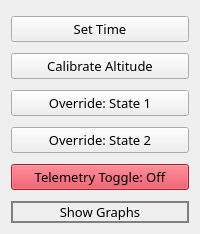
       <widget class="QWidget" name="control_container" native="true">
        <layout class="QGridLayout" name="gridLayout_4">
         <item row="0" column="0">
          <layout class="QVBoxLayout" name="control_panel" stretch="0,1,0,1,0,1,0,1,0,1,0,1">
           <item>
            <spacer name="verticalSpacer">
             <property name="orientation">
              <enum>Qt::Vertical</enum>
             </property>
             <property name="sizeType">
              <enum>QSizePolicy::Fixed</enum>
             </property>
             <property name="sizeHint" stdset="0">
              <size>
               <width>20</width>
               <height>5</height>
              </size>
             </property>
            </spacer>
           </item>
           <item>
            <widget class="QPushButton" name="set_time_button">
             <property name="sizePolicy">
              <sizepolicy hsizetype="Minimum" vsizetype="Minimum">
               <horstretch>0</horstretch>
               <verstretch>0</verstretch>
              </sizepolicy>
             </property>
             <property name="font">
              <font>
               <family>Sans Serif Collection</family>
               <pointsize>10</pointsize>
               <weight>50</weight>
               <bold>false</bold>
              </font>
             </property>
             <property name="styleSheet">
              <string notr="true"/>
             </property>
             <property name="text">
              <string>Set Time</string>
             </property>
            </widget>
           </item>
           <item>
            <spacer name="verticalSpacer_2">
             <property name="orientation">
              <enum>Qt::Vertical</enum>
             </property>
             <property name="sizeType">
              <enum>QSizePolicy::Minimum</enum>
             </property>
             <property name="sizeHint" stdset="0">
              <size>
               <width>20</width>
               <height>5</height>
              </size>
             </property>
            </spacer>
           </item>
           <item>
            <widget class="QPushButton" name="calibrate_alt_button">
             <property name="sizePolicy">
              <sizepolicy hsizetype="Minimum" vsizetype="Minimum">
               <horstretch>0</horstretch>
               <verstretch>0</verstretch>
              </sizepolicy>
             </property>
             <property name="font">
              <font>
               <family>Sans Serif Collection</family>
               <pointsize>10</pointsize>
               <weight>50</weight>
               <bold>false</bold>
              </font>
             </property>
             <property name="styleSheet">
              <string notr="true"/>
             </property>
             <property name="text">
              <string>Calibrate Altitude</string>
             </property>
            </widget>
           </item>
           <item>
            <spacer name="verticalSpacer_3">
             <property name="orientation">
              <enum>Qt::Vertical</enum>
             </property>
             <property name="sizeType">
              <enum>QSizePolicy::Fixed</enum>
             </property>
             <property name="sizeHint" stdset="0">
              <size>
               <width>20</width>
               <height>5</height>
              </size>
             </property>
            </spacer>
           </item>
           <item>
            <widget class="QPushButton" name="override_state_1_button">
             <property name="sizePolicy">
              <sizepolicy hsizetype="Minimum" vsizetype="Minimum">
               <horstretch>0</horstretch>
               <verstretch>0</verstretch>
              </sizepolicy>
             </property>
             <property name="font">
              <font>
               <family>Sans Serif Collection</family>
               <pointsize>10</pointsize>
               <weight>50</weight>
               <bold>false</bold>
              </font>
             </property>
             <property name="styleSheet">
              <string notr="true"/>
             </property>
             <property name="text">
              <string>Override: State 1</string>
             </property>
            </widget>
           </item>
           <item>
            <spacer name="verticalSpacer_4">
             <property name="orientation">
              <enum>Qt::Vertical</enum>
             </property>
             <property name="sizeType">
              <enum>QSizePolicy::Fixed</enum>
             </property>
             <property name="sizeHint" stdset="0">
              <size>
               <width>20</width>
               <height>5</height>
              </size>
             </property>
            </spacer>
           </item>
           <item>
            <widget class="QPushButton" name="override_state_2_button">
             <property name="sizePolicy">
              <sizepolicy hsizetype="Minimum" vsizetype="Minimum">
               <horstretch>0</horstretch>
               <verstretch>0</verstretch>
              </sizepolicy>
             </property>
             <property name="font">
              <font>
               <family>Sans Serif Collection</family>
               <pointsize>10</pointsize>
               <weight>50</weight>
               <bold>false</bold>
              </font>
             </property>
             <property name="styleSheet">
              <string notr="true"/>
             </property>
             <property name="text">
              <string>Override: State 2</string>
             </property>
            </widget>
           </item>
           <item>
            <spacer name="verticalSpacer_5">
             <property name="orientation">
              <enum>Qt::Vertical</enum>
             </property>
             <property name="sizeType">
              <enum>QSizePolicy::Fixed</enum>
             </property>
             <property name="sizeHint" stdset="0">
              <size>
               <width>20</width>
               <height>5</height>
              </size>
             </property>
            </spacer>
           </item>
           <item>
            <widget class="QPushButton" name="telemetry_toggle_button">
             <property name="sizePolicy">
              <sizepolicy hsizetype="Minimum" vsizetype="Minimum">
               <horstretch>0</horstretch>
               <verstretch>0</verstretch>
              </sizepolicy>
             </property>
             <property name="font">
              <font>
               <family>Sans Serif Collection</family>
               <pointsize>10</pointsize>
               <weight>50</weight>
               <bold>false</bold>
              </font>
             </property>
             <property name="styleSheet">
              <string notr="true">QPushButton{background-color: rgba(220, 53, 69, 1);} QPushButton:hover{background-color: rgba(200, 45, 59, 1);}</string>
             </property>
             <property name="text">
              <string>Telemetry Toggle: Off</string>
             </property>
            </widget>
           </item>
           <item>
            <spacer name="verticalSpacer_9">
             <property name="orientation">
              <enum>Qt::Vertical</enum>
             </property>
             <property name="sizeType">
              <enum>QSizePolicy::Fixed</enum>
             </property>
             <property name="sizeHint" stdset="0">
              <size>
               <width>20</width>
               <height>5</height>
              </size>
             </property>
            </spacer>
           </item>
           <item>
            <widget class="QPushButton" name="show_graphs_button">
             <property name="sizePolicy">
              <sizepolicy hsizetype="Minimum" vsizetype="Minimum">
               <horstretch>0</horstretch>
               <verstretch>0</verstretch>
              </sizepolicy>
             </property>
             <property name="font">
              <font>
               <family>Sans Serif Collection</family>
               <pointsize>10</pointsize>
              </font>
             </property>
             <property name="styleSheet">
              <string notr="true">border: 2px solid grey;</string>
             </property>
             <property name="text">
              <string>Show Graphs</string>
             </property>
            </widget>
           </item>
          </layout>
         </item>
        </layout>
       </widget>
